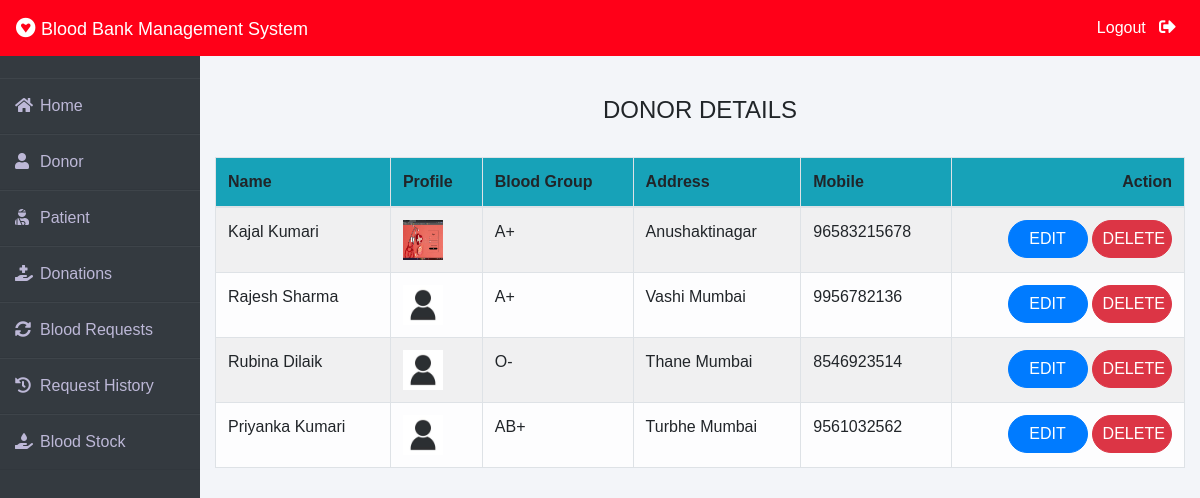
Page /admin-donor (signed in) on the committed database.
### donor/models.py (models this page shows, shortened)
class Donor(models.Model):
    user=models.OneToOneField(User,on_delete=models.CASCADE)
    profile_pic= models.ImageField(upload_to='profile_pic/Donor/',null=True,blank=True)
    bloodgroup=models.CharField(max_length=10)
    address = models.CharField(max_length=40)
    mobile = models.CharField(max_length=20,null=False)
    @property
    def get_name(self):
        return self.user.first_name+" "+self.user.last_name

### blood/views.py (the view)
# urls.py: path('admin-donor', views.admin_donor_view,name='admin-donor'),
@login_required(login_url='adminlogin')
def admin_donor_view(request):
    donors=dmodels.Donor.objects.all()
    return render(request,'blood/admin_donor.html',{'donors':donors})

### templates/blood/admin_donor.html
{% extends 'blood/adminbase.html' %}
{% block content %}
{% load widget_tweaks %}
{%load static%}
<br><br>
<div class="container">
    <H4 class="text-center">DONOR DETAILS</H4><br>
    <table class="table table-light table-hover table-bordered table-striped">
        <thead class="bg-info">
            <tr>
                <th scope="col">Name</th>
                <th scope="col">Profile</th>
                <th scope="col">Blood Group</th>
                <th scope="col">Address</th>
                <th scope="col">Mobile</th>
                <th class="text-right">Action</th>
            </tr>
        </thead>
        <tbody>
            {% for t in donors %}
            <tr>
                <td> {{t.get_name}}</td>
                <td> <img src="{% static t.profile_pic.url %}" alt="Profile Pic" height="40px" width="40px" /></td>
                <td>{{t.bloodgroup}}</td>
                <td>{{t.address}}</td>
                <td>{{t.mobile}}</td>
                <td class="text-right">
                    <button class="btn btn-primary badge-pill" style="width: 80px;"><a  style="text-decoration: none;color: white;" href="{% url 'update-donor' t.id  %}">EDIT</a> </button>
                    <button class="btn btn-danger badge-pill" style="width: 80px;"><a  style="text-decoration: none;color: white;" href="{% url 'delete-donor' t.id  %}">DELETE</a> </button>
                </td>
            </tr>
            {% endfor %}
        </tbody>
    </table>
</div>
{% endblock content %}

### templates/blood/adminbase.html (style rules this page uses)
* { margin: 0; padding: 0; box-sizing: border-box; list-style: none; text-decoration: none; font-family: 'Josefin Sans', sans-serif; }
body { background-color: #f3f5f9; }

### rows in the picture
Donor: get_name "Kajal Kumari", profile_pic (picture), bloodgroup "A+", address "Anushaktinagar", mobile "96583215678"
Donor: get_name "Rajesh Sharma", profile_pic (placeholder picture), bloodgroup "A+", address "Vashi Mumbai", mobile "9956782136"
Donor: get_name "Rubina Dilaik", profile_pic (placeholder picture), bloodgroup "O-", address "Thane Mumbai", mobile "8546923514"
Donor: get_name "Priyanka Kumari", profile_pic (placeholder picture), bloodgroup "AB+", address "Turbhe Mumbai", mobile "9561032562"
